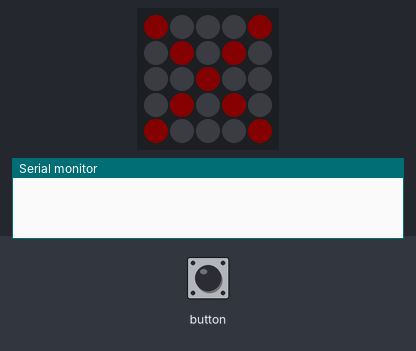
Bench run of a sketch on a simulated ESP32. Shown: 5×5 RGB LED matrix (first LED top left, wired row by row), the last lines printed to the serial monitor. Dim RGB values are drawn brighter than linear; WiFi joins after 1.5 s; servers stay silent unless stated; uploads are accepted with an empty reply; random numbers use the default seed unless the sketch sets one.

Above: at 0.4 s.
At 3.0 s:
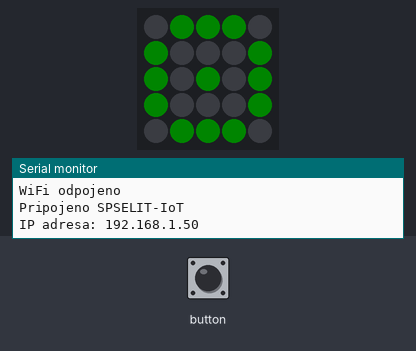

The sketch:

Atom_LAMP_teplomer.ino
```cpp
#include <M5Atom.h>
/*#include <Wire.h>*/
#include <WiFi.h>
#include <HTTPClient.h>
/*#include "Adafruit_Sensor.h"
#include <Adafruit_BMP280.h>
#include "SHT3X.h"*/

String WIFI_ssid     = "SPSELIT-IoT";
String WIFI_password = "SPSIoT2023";

const char* serverName = "http://172.16.17.127/php/post-tepl01-data.php";
String apiKeyValue = "c6e14580-2ee8-4dd1-bb60-a155fb028c3a";
String sensorName = "M5 ATOM Sensor01";
String sensorLocation = "Učebna LABv";

extern const unsigned char Disconnect_ico[77];
extern const unsigned char Connect_ico[77];
extern const unsigned char Timeout_ico[77];

int update_int = 60000;
int tims = update_int;

HTTPClient http;
/*SHT3X sht30;
Adafruit_BMP280 bme;*/

float tmp = 0.0;
float outdoorTmp = 0.0;
float hum = 0.0;
float pressure = 0.0;
float seaPressure = 0.0;
float alt = 0;

// Led symbols definition ------------------------------------------------------ //
void Disconnect_led() {
  M5.dis.clear();
  delay(100);
  M5.dis.displaybuff((uint8_t*)Disconnect_ico);
  FastLED.show();
}
void Connect_led() {
  M5.dis.clear();
  delay(100);
  M5.dis.displaybuff((uint8_t*)Connect_ico);
  FastLED.show();
}
void Timeout_led() {
  M5.dis.clear();
  delay(250);
  M5.dis.displaybuff((uint8_t*)Timeout_ico);
  FastLED.show();
}

// ----------------------------------------------------------------------------- //

boolean connect_Wifi(const char * ssid, const char * password){
  WiFi.disconnect(true);
  WiFi.mode(WIFI_STA);
  WiFi.config(INADDR_NONE, INADDR_NONE, INADDR_NONE);
  WiFi.setHostname("ATOM_sensor01");
  WiFi.begin(ssid, password);
  delay(1000);
  wl_status_t wifi_Status = WiFi.status();
  char SSIDbuff[64];
  while (wifi_Status != WL_CONNECTED) {
    wifi_Status = WiFi.status();
    switch(wifi_Status){
      case WL_NO_SSID_AVAIL:
          sprintf(SSIDbuff,"Nevidím %s",ssid);
          Serial.println(SSIDbuff);
          break;
      case WL_CONNECT_FAILED:
          Serial.println("Connection failed");
          break;
      case WL_CONNECTION_LOST:
          Serial.println("Connection lost");
          break;
      case WL_DISCONNECTED:
          Serial.println("WiFi odpojeno");
          break;
      case WL_IDLE_STATUS:
          Serial.println("[CHYBA] WiFi idle status");
          break;
      case WL_SCAN_COMPLETED:
          Serial.println("[OK] WiFi scan completed");
          break;
      case WL_CONNECTED:
          sprintf(SSIDbuff,"Pripojeno %s",ssid);
          Serial.println(SSIDbuff);
          break;
      default:
          Serial.println("Neznama chyba");
          break;
    }
    delay(500);
  }
  if (wifi_Status == WL_CONNECTED) {
    Serial.print("IP adresa: ");
    Serial.println(WiFi.localIP());
    Connect_led();
    return true;
  } else {
    Serial.println("Nepřipojeno " + String(ssid));
    Timeout_led();
    delay(1000);
    return false;
  }
}

void sendHttpData() {
  http.begin(serverName);
  http.addHeader("Content-Type", "application/x-www-form-urlencoded");

  String httpRequestData = "api_key=" + apiKeyValue + "&typ_sensoru=" + sensorName
                            + "&umisteni=" + sensorLocation + "&teplota=" + String(tmp)
                            + "&vlhkost=" + String(hum) + "&atm_tlak=" + String(pressure)
                            + "&n_vyska=" + String(alt) + "";

  int httpResponseCode = http.POST(httpRequestData);
  if (httpResponseCode>0) {
     Serial.print("HTTP Response code: ");
     Serial.println(httpResponseCode);
  } else {
     Serial.print("HTTP Error code: ");
     Serial.println(httpResponseCode);
  }
  http.end();
}

void printData() {
  Serial.printf("Teplota: %2.1f °C", tmp);
  Serial.println("");
  Serial.printf("Vlhkost: %2.0f %%", hum);
  Serial.println("");
  Serial.printf("Atmosferický tlak: %2.0f hPa", pressure);
  Serial.println("");
  Serial.printf("Nadmořská výška: %2.0f m", alt);
  Serial.println("");
  sendHttpData();
}

void setup() {
  M5.begin(true,true,true);
  M5.dis.setBrightness(20);
  delay(200);
  Disconnect_led();
  //Wire.begin(26, 32);
  //
  if (WiFi.status() != WL_CONNECTED) {
    int WIFI_location = 0;
    while(WiFi.status() != WL_CONNECTED) {
      delay(500);
      connect_Wifi(WIFI_ssid.c_str(), WIFI_password.c_str());
    }
  }
  delay(500);
  //
  //M5.dis.clear();
  delay(200);
  //
  /*while (!bme.begin(0x76)){
    Serial.println("Could not find a valid BMP280 sensor, check wiring!");
    //M5.Lcd.println("Could not find a valid BMP280 sensor, check wiring!");
  }*/
}

void loop() {
  M5.update();

  if (tims >= update_int) {
    /*if (sht30.get()==0) {
      tmp = sht30.cTemp;
      hum = sht30.humidity;
    }
    pressure = bme.readPressure()/100;
    outdoorTmp = bme.readTemperature();
    Serial.print("BMP280 Temp: ");
    Serial.println(outdoorTmp);
    seaPressure = pressure/pow(1.0-287/44330.0,5.255); // indoor BOSCH definition
    //seaPressure = pressure/pow(1.0-0.0065*287/(outdoorTmp+273.15),5.255); // outdoor BOSCH definition
    alt = bme.readAltitude(seaPressure);*/

    // fiktivní random hodnoty
    tmp = (String(20+random(10))+"."+String(random(10))).toFloat();
    hum = 40+random(30);
    pressure = 850+random(200);
    alt = 287;
    //

    printData();
    tims = 0;
  }

  tims++;
  delay(1);
}
```

Source omitted: symbols.c (data table, 1418 bytes)

Measured:
- what the display in image 0 shows lasts 2.5 s, from 0.3 s to 2.8 s
